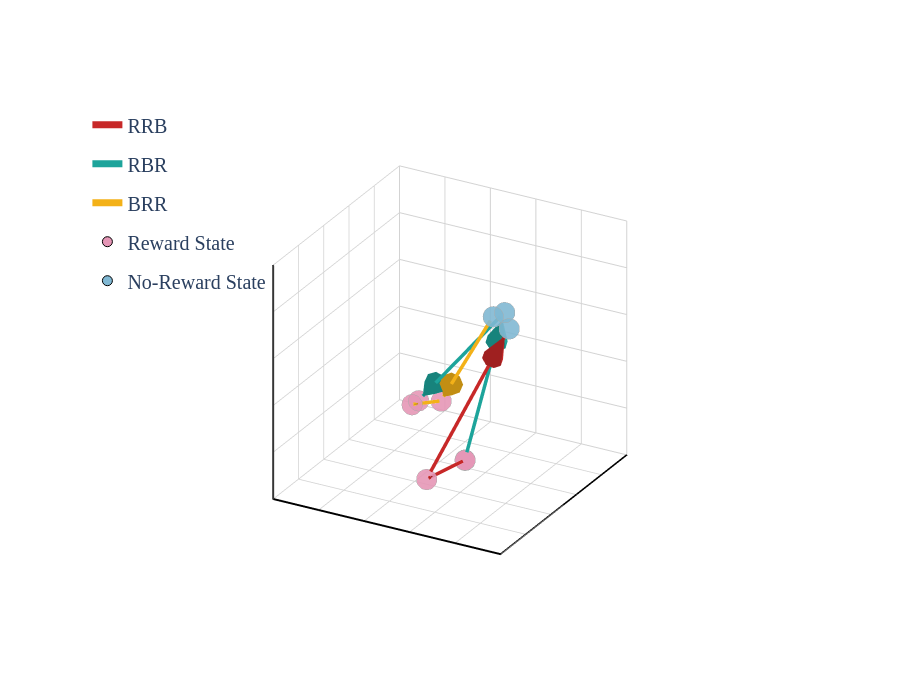

The notebook cell saved with this chart:
### Code cell
import plotly.graph_objects as go
import numpy as np
from sklearn.manifold import MDS

max_range = 1
distance = dist_cosine
# Original data
step = [
    'RRB for 1st R', 'RBR for 1st R', 'BRR for 1st R',
    'RRB for 2nd R', 'RBR for 2nd R', 'BRR for 2nd R',
    'RRB for B', 'RBR for B', 'BRR for B']

# Use sorted_steps to define connection order
sorted_steps = [    
    'RRB for 1st R', 'RRB for 2nd R', 'RRB for B',
    'RBR for 1st R', 'RBR for B', 'RBR for 2nd R', 
    'BRR for B', 'BRR for 1st R', 'BRR for 2nd R']

mds = MDS(n_components=3, dissimilarity='precomputed', random_state=42)
embedding = mds.fit_transform(distance)
embedding = (embedding - embedding.min())/(embedding.max() - embedding.min())

category_groups = {
    'RRB': ['RRB for 1st R', 'RRB for 2nd R', 'RRB for B'],
    'RBR': ['RBR for 1st R', 'RBR for B', 'RBR for 2nd R'], 
    'BRR': ['BRR for B', 'BRR for 1st R', 'BRR for 2nd R']
}

color_map = {'1st R': '#E596B6', '2nd R': '#E596B6', 'B': '#80B8D3'}

fig = go.Figure()

# Color settings
line_colors = {
    'RRB': "#C72828",  # Red
    'RBR': "#1DA49B",  # Cyan
    'BRR': "#F3B118"   # Yellow
}

# First add lines and arrows (bottom layer)
for category, labels_in_category in category_groups.items():
    indices = [i for i, label in enumerate(step) if label in labels_in_category]
    
    # Sort according to order in sorted_steps
    order_map = {label: order for order, label in enumerate(labels_in_category)}
    sorted_indices = sorted(indices, key=lambda i: order_map[step[i]])
    
    if len(indices) > 1:
        # Add lines and arrows for each segment
        for j in range(len(sorted_indices)-1):
            x1, y1, z1 = embedding[sorted_indices[j]]
            x2, y2, z2 = embedding[sorted_indices[j+1]]
            
            # Calculate vector
            dx, dy, dz = x2 - x1, y2 - y1, z2 - z1
            length = np.sqrt(dx**2 + dy**2 + dz**2)
            
            # Shorten by 5% (more than before to leave space for arrows)
            shorten_factor = 0.05
            
            # Start and end points of shortened line
            x_start = x1 + dx * shorten_factor
            y_start = y1 + dy * shorten_factor
            z_start = z1 + dz * shorten_factor
            
            x_end = x2 - dx * shorten_factor
            y_end = y2 - dy * shorten_factor
            z_end = z2 - dz * shorten_factor
            
            # Add line
            fig.add_trace(go.Scatter3d(
                x=[x_start, x_end],
                y=[y_start, y_end],
                z=[z_start, z_end],
                mode='lines',
                line=dict(
                    color=line_colors[category],
                    width=7
                ),
                name=category if j == 0 else '',  # Show legend only for first segment
                showlegend=True if j == 0 else False,
                legendgroup=category,
                hoverinfo='none'
            ))
            
            # Add cone as arrow
            # Arrow position at 100% of the line (at the end)
            arrow_pos = 1
            arrow_x = x_start + (x_end - x_start) * arrow_pos
            arrow_y = y_start + (y_end - y_start) * arrow_pos
            arrow_z = z_start + (z_end - z_start) * arrow_pos
            
            # Arrow direction vector
            u = dx / length
            v = dy / length
            w = dz / length
            
            # Add cone
            fig.add_trace(go.Cone(
                x=[arrow_x],
                y=[arrow_y],
                z=[arrow_z],
                u=[u * 0.1],  # Scale arrow size
                v=[v * 0.1],
                w=[w * 0.1],
                colorscale=[[0, line_colors[category]], [1, line_colors[category]]],
                showscale=False,
                sizemode="absolute",
                sizeref=0.15*length,  # Control arrow size
                anchor="tip",
                showlegend=False
            ))

# Then add points (middle layer)
point_x, point_y, point_z = [], [], []
point_colors = []
point_labels = []

for i, label in enumerate(step):
    reward_label = label.split(' for ')[-1]
    point_color = color_map[reward_label]
    
    point_x.append(embedding[i, 0])
    point_y.append(embedding[i, 1])
    point_z.append(embedding[i, 2])
    point_colors.append(point_color)
    point_labels.append(label)

# Add points
fig.add_trace(go.Scatter3d(
    x=point_x,
    y=point_y,
    z=point_z,
    mode='markers',
    marker=dict(
        size=12,
        color=point_colors,
        opacity=0.9,
        line=dict(width=3, color='darkgray')
    ),
    name='Data Points',
    hoverinfo='text',
    text=point_labels,
    showlegend=False
))

# Last add text (top layer)
text_x, text_y, text_z, text_labels = [], [], [], []

for i, label in enumerate(step):
    # Calculate text offset position (directly above the point)
    offset = 0.05  # Offset value
    
    text_x.append(embedding[i, 0])
    text_y.append(embedding[i, 1])
    text_z.append(embedding[i, 2] + offset)
    text_labels.append(label)


# Add legend for reward states
fig.add_trace(go.Scatter3d(
    x=[None],
    y=[None],
    z=[None],
    mode='markers',
    marker=dict(
        size=10,
        color='#E596B6',
        symbol='circle',
        opacity=1,
        line=dict(width=1, color='black')
    ),
    name='Reward State',
    showlegend=True
))

fig.add_trace(go.Scatter3d(
    x=[None],
    y=[None],
    z=[None],
    mode='markers',
    marker=dict(
        size=10,
        color='#80B8D3',
        symbol='circle',
        opacity=1,
        line=dict(width=1, color='black')
    ),
    name='No-Reward State',
    showlegend=True
))
fig.update_layout(
    paper_bgcolor='white',
    plot_bgcolor='white',
    scene=dict(
        bgcolor='white',
        aspectmode='cube',
        xaxis=dict(
            showticklabels=False,
            showgrid=True,
            gridcolor='lightgray',
            gridwidth=2,
            showline=True,
            linecolor='black',
            linewidth=4,
            ticks='',
            showbackground=False,
            zeroline=False,
            title=dict(text=''),  
            range=[0, max_range]
        ),
        yaxis=dict(
            showticklabels=False,
            showgrid=True,
            gridcolor='lightgray',
            gridwidth=2,
            showline=True,
            linecolor='black',
            linewidth=4,
            ticks='',
            showbackground=False,
            zeroline=False,
            title=dict(text=''), 
            range=[0, max_range]
        ),
        zaxis=dict(
            showticklabels=False,
            showgrid=True,
            gridcolor='lightgray',
            gridwidth=2,
            showline=True,
            linecolor='black',
            linewidth=4,
            ticks='',
            showbackground=False,
            zeroline=False,
            title=dict(text=''),  
            range=[0, max_range]
        ),
        annotations=[
            dict(
                showarrow=False,
                x=max_range/2,  
                y=0,
                z=0,
                text="",
                textangle=0,
                ax=0,
                ay=0,
                font=dict(
                    color="black",
                    size=30,
                    family="Times New Roman"
                ),

                xanchor="center", 
                yanchor="middle",  
            ),
            dict(
                showarrow=False,
                x=0,
                y=max_range/2,  
                z=0,
                text="",
                textangle=0,
                ax=0,
                ay=0,
                font=dict(
                    color="black",
                    size=30,
                    family="Times New Roman"
                ),
                xanchor="center",
                yanchor="middle",
            ),
            dict(
                showarrow=False,
                x=0,
                y=1.5,
                z=max_range,  
                text="MDS3",
                textangle=0,
                ax=0,
                ay=0,
                font=dict(
                    color="black",
                    size=30,
                    family="Times New Roman"
                ),
                xanchor="center",
                yanchor="middle",
            ),
        ],
        camera=dict(
            up=dict(x=0, y=0, z=1),  # Keep z as up direction
            center=dict(x=0, y=0, z=0),
            eye=dict(x=-1.8, y=-1, z=1),  # Adjusted for better alignment
            projection=dict(type='orthographic')
        )
    ),
    legend=dict(
        yanchor="top",
        y=0.99,
        xanchor="left", 
        x=0.01,
        font=dict(size=20, family='Times NewRoman'),
        bordercolor="rgba(0,0,0,0)",  # Transparent border
        borderwidth=0,  # No border
        bgcolor="rgba(255,255,255,0.8)"  # Semi-transparent background
    ),
    width=900,
    height=700,
    font=dict(family="Arial", size=20)
)

fig.show()

### Figure 1 — Plotly figure (JSON) as saved in the notebook; plotly's stock layout.template omitted (floating-point values rounded to 4 significant figures)
{"data": [{"hoverinfo": "none", "legendgroup": "RRB", "line": {"color": "#C72828", "width": 7}, "mode": "lines", "name": "RRB", "showlegend": true, "type": "scatter3d", "x": [0.567, 0.4162], "y": [0.4805, 0.5484], "z": [0.04414, 0.01859]}, {"anchor": "tip", "colorscale": [[0, "#C72828"], [1, "#C72828"]], "showlegend": false, "showscale": false, "sizemode": "absolute", "sizeref": 0.0279, "type": "cone", "u": [-0.09011], "v": [0.0406], "w": [-0.01526], "x": [0.4162], "y": [0.5484], "z": [0.01859]}, {"hoverinfo": "none", "legendgroup": "RRB", "line": {"color": "#C72828", "width": 7}, "mode": "lines", "name": "", "showlegend": false, "type": "scatter3d", "x": [0.3908, 0.08449], "y": [0.5246, 0.02761], "z": [0.0631, 0.8898]}, {"anchor": "tip", "colorscale": [[0, "#C72828"], [1, "#C72828"]], "showlegend": false, "showscale": false, "sizemode": "absolute", "sizeref": 0.1687, "type": "cone", "u": [-0.03026], "v": [-0.04911], "w": [0.08169], "x": [0.08449], "y": [0.02761], "z": [0.8898]}, {"hoverinfo": "none", "legendgroup": "RBR", "line": {"color": "#1DA49B", "width": 7}, "mode": "lines", "name": "RBR", "showlegend": true, "type": "scatter3d", "x": [0.5514, 0.1097], "y": [0.4545, 0.05201], "z": [0.09385, 0.9437]}, {"anchor": "tip", "colorscale": [[0, "#1DA49B"], [1, "#1DA49B"]], "showlegend": false, "showscale": false, "sizemode": "absolute", "sizeref": 0.1732, "type": "cone", "u": [-0.04251], "v": [-0.03874], "w": [0.0818], "x": [0.1097], "y": [0.05201], "z": [0.9437]}, {"hoverinfo": "none", "legendgroup": "RBR", "line": {"color": "#1DA49B", "width": 7}, "mode": "lines", "name": "", "showlegend": false, "type": "scatter3d", "x": [0.1135, 0.6246], "y": [0.06437, 0.6893], "z": [0.9518, 0.2481]}, {"anchor": "tip", "colorscale": [[0, "#1DA49B"], [1, "#1DA49B"]], "showlegend": false, "showscale": false, "sizemode": "absolute", "sizeref": 0.1785, "type": "cone", "u": [0.04772], "v": [0.05835], "w": [-0.06571], "x": [0.6246], "y": [0.6893], "z": [0.2481]}, {"hoverinfo": "none", "legendgroup": "BRR", "line": {"color": "#F3B118", "width": 7}, "mode": "lines", "name": "BRR", "showlegend": true, "type": "scatter3d", "x": [0.04958, 0.6719], "y": [0.07213, 0.6238], "z": [0.9601, 0.2411]}, {"anchor": "tip", "colorscale": [[0, "#F3B118"], [1, "#F3B118"]], "showlegend": false, "showscale": false, "sizemode": "absolute", "sizeref": 0.1832, "type": "cone", "u": [0.05661], "v": [0.05018], "w": [-0.0654], "x": [0.6719], "y": [0.6238], "z": [0.2411]}, {"hoverinfo": "none", "legendgroup": "BRR", "line": {"color": "#F3B118", "width": 7}, "mode": "lines", "name": "", "showlegend": false, "type": "scatter3d", "x": [0.7003, 0.5899], "y": [0.6575, 0.7115], "z": [0.2023, 0.2227]}, {"anchor": "tip", "colorscale": [[0, "#F3B118"], [1, "#F3B118"]], "showlegend": false, "showscale": false, "sizemode": "absolute", "sizeref": 0.02077, "type": "cone", "u": [-0.0886], "v": [0.04338], "w": [0.01637], "x": [0.5899], "y": [0.7115], "z": [0.2227]}, {"hoverinfo": "text", "marker": {"color": ["#E596B6", "#E596B6", "#E596B6", "#E596B6", "#E596B6", "#E596B6", "#80B8D3", "#80B8D3", "#80B8D3"], "line": {"color": "darkgray", "width": 3}, "opacity": 0.9, "size": 12}, "mode": "markers", "name": "Data Points", "showlegend": false, "text": ["RRB for 1st R", "RBR for 1st R", "BRR for 1st R", "RRB for 2nd R", "RBR for 2nd R", "BRR for 2nd R", "RRB for B", "RBR for B", "BRR for B"], "type": "scatter3d", "x": [0.5754, 0.5759, 0.7065, 0.4078, 0.653, 0.5838, 0.06747, 0.08513, 0.01501], "y": [0.4767, 0.4769, 0.6545, 0.5522, 0.724, 0.7145, 0, 0.02965, 0.04148], "z": [0.04555, 0.04663, 0.2011, 0.01717, 0.209, 0.2238, 0.9358, 0.9909, 1]}, {"marker": {"color": "#E596B6", "line": {"color": "black", "width": 1}, "opacity": 1, "size": 10, "symbol": "circle"}, "mode": "markers", "name": "Reward State", "showlegend": true, "type": "scatter3d", "x": [null], "y": [null], "z": [null]}, {"marker": {"color": "#80B8D3", "line": {"color": "black", "width": 1}, "opacity": 1, "size": 10, "symbol": "circle"}, "mode": "markers", "name": "No-Reward State", "showlegend": true, "type": "scatter3d", "x": [null], "y": [null], "z": [null]}], "layout": {"font": {"family": "Arial", "size": 20}, "height": 700, "legend": {"bgcolor": "rgba(255,255,255,0.8)", "bordercolor": "rgba(0,0,0,0)", "borderwidth": 0, "font": {"family": "Times NewRoman", "size": 20}, "x": 0.01, "xanchor": "left", "y": 0.99, "yanchor": "top"}, "paper_bgcolor": "white", "plot_bgcolor": "white", "scene": {"annotations": [{"ax": 0, "ay": 0, "font": {"color": "black", "family": "Times New Roman", "size": 30}, "showarrow": false, "text": "", "textangle": 0, "x": 0.5, "xanchor": "center", "y": 0, "yanchor": "middle", "z": 0}, {"ax": 0, "ay": 0, "font": {"color": "black", "family": "Times New Roman", "size": 30}, "showarrow": false, "text": "", "textangle": 0, "x": 0, "xanchor": "center", "y": 0.5, "yanchor": "middle", "z": 0}, {"ax": 0, "ay": 0, "font": {"color": "black", "family": "Times New Roman", "size": 30}, "showarrow": false, "text": "MDS3", "textangle": 0, "x": 0, "xanchor": "center", "y": 1.5, "yanchor": "middle", "z": 1}], "aspectmode": "cube", "bgcolor": "white", "camera": {"center": {"x": 0, "y": 0, "z": 0}, "eye": {"x": -1.8, "y": -1, "z": 1}, "projection": {"type": "orthographic"}, "up": {"x": 0, "y": 0, "z": 1}}, "xaxis": {"gridcolor": "lightgray", "gridwidth": 2, "linecolor": "black", "linewidth": 4, "range": [0, 1], "showbackground": false, "showgrid": true, "showline": true, "showticklabels": false, "ticks": "", "title": {"text": ""}, "zeroline": false}, "yaxis": {"gridcolor": "lightgray", "gridwidth": 2, "linecolor": "black", "linewidth": 4, "range": [0, 1], "showbackground": false, "showgrid": true, "showline": true, "showticklabels": false, "ticks": "", "title": {"text": ""}, "zeroline": false}, "zaxis": {"gridcolor": "lightgray", "gridwidth": 2, "linecolor": "black", "linewidth": 4, "range": [0, 1], "showbackground": false, "showgrid": true, "showline": true, "showticklabels": false, "ticks": "", "title": {"text": ""}, "zeroline": false}}, "width": 900}}
